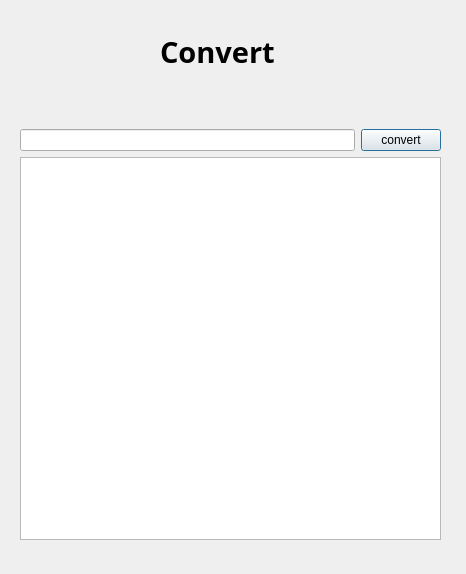
<?xml version="1.0" encoding="UTF-8"?>
<ui version="4.0">
 <class>Dialog</class>
 <widget class="QDialog" name="Dialog">
  <property name="geometry">
   <rect>
    <x>0</x>
    <y>0</y>
    <width>466</width>
    <height>574</height>
   </rect>
  </property>
  <property name="windowTitle">
   <string>Dialog</string>
  </property>
  <widget class="QLabel" name="label">
   <property name="geometry">
    <rect>
     <x>160</x>
     <y>20</y>
     <width>131</width>
     <height>63</height>
    </rect>
   </property>
   <property name="font">
    <font>
     <family>Adobe Caslon Pro Bold</family>
     <pointsize>22</pointsize>
     <weight>75</weight>
     <bold>true</bold>
    </font>
   </property>
   <property name="text">
    <string>Convert</string>
   </property>
  </widget>
  <widget class="QWidget" name="">
   <property name="geometry">
    <rect>
     <x>20</x>
     <y>129</y>
     <width>421</width>
     <height>411</height>
    </rect>
   </property>
   <layout class="QVBoxLayout" name="verticalLayout">
    <item>
     <layout class="QHBoxLayout" name="horizontalLayout">
      <item>
       <widget class="QLineEdit" name="lineEdit">
        <property name="placeholderText">
         <string/>
        </property>
       </widget>
      </item>
      <item>
       <widget class="QPushButton" name="pushButton">
        <property name="text">
         <string>convert</string>
        </property>
        <property name="checkable">
         <bool>false</bool>
        </property>
       </widget>
      </item>
     </layout>
    </item>
    <item>
     <widget class="QListWidget" name="listWidget"/>
    </item>
   </layout>
  </widget>
  <zorder>label</zorder>
  <zorder>layoutWidget</zorder>
  <zorder>listWidget</zorder>
  <zorder>listWidget</zorder>
 </widget>
 <resources/>
 <connections/>
</ui>
